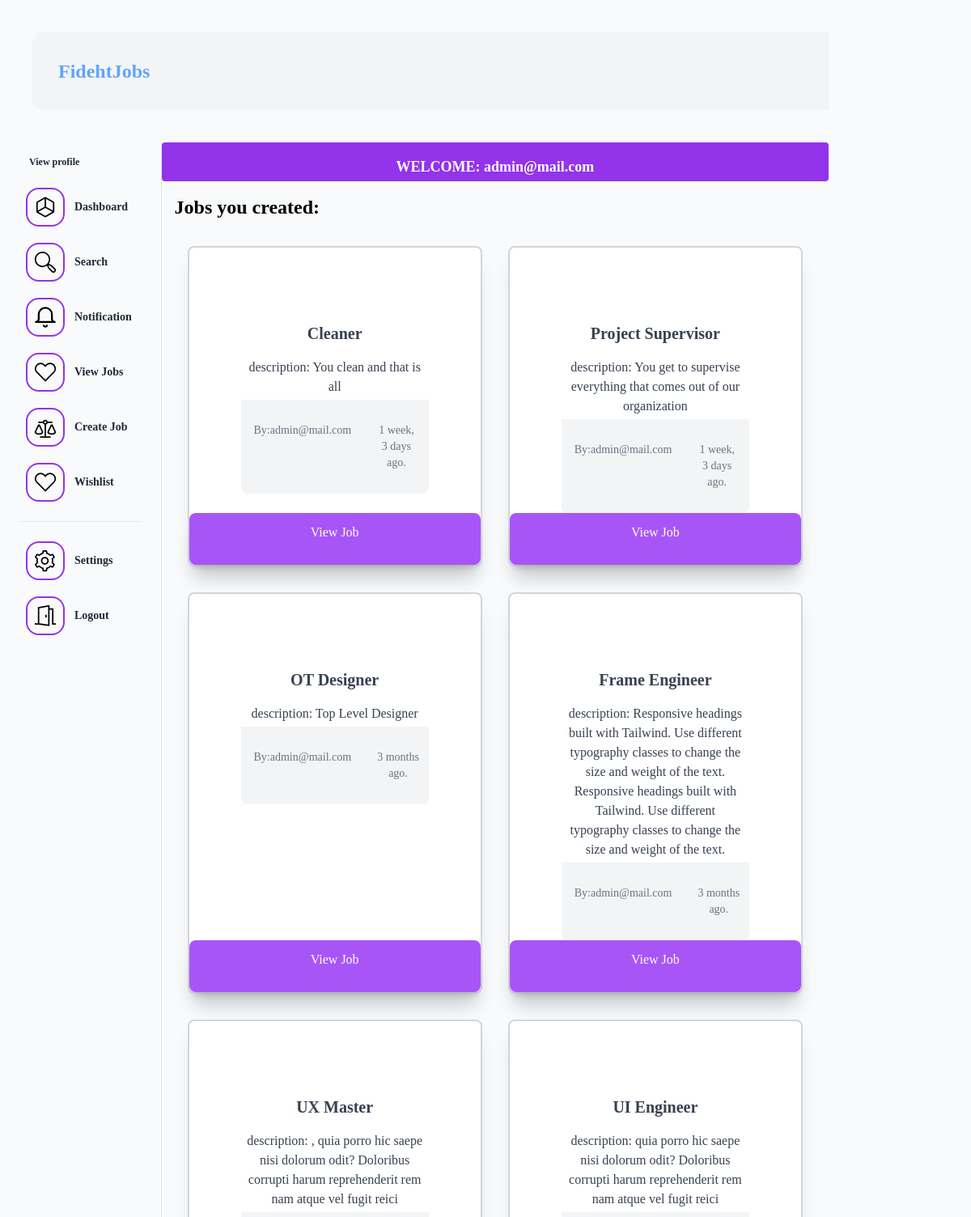
The page /user/dashboard/ (signed in) on the database its author committed.
### apps/users/models.py (models this page shows)
class CustomUser(AbstractUser):
    username = None
    email = models.EmailField(_('email address'), unique=True)
    USERNAME_FIELD = 'email'
    REQUIRED_FIELDS = []
    objects = CustomUserManager()
    def __str__(self):
        return self.email

### apps/job/models.py (models this page shows, shortened)
class Job(models.Model):
    title = models.CharField(max_length=223)
    description = models.TextField()
    detail = models.TextField(blank=True, null=True)
    duration = models.CharField(max_length=200,blank=True, null=True)
    payment_range = models.CharField(max_length=200,blank=True, null=True)
    remote = models.BooleanField(default=False,blank=True, null=True)
    experience = models.CharField(max_length=200,blank=True, null=True)
    created_by = models.ForeignKey(settings.AUTH_USER_MODEL, related_name='jobs',on_delete=models.CASCADE)
    created_on = models.DateTimeField(auto_now_add=True)
    change_at = models.DateTimeField(auto_now=True)

### apps/users/views.py (the view)
# urls.py: path('dashboard/',Dashboard.as_view(),name='dashboard'),
class Dashboard(View,LoginRequiredMixin):
    def get(self,request):
        user = request.user
        application = Application.objects.filter(created_by=user)
        your_jobs = Job.objects.filter(created_by=user).order_by('-created_on')
        applied_jobs = Job.objects.filter(application__created_by=user)
        context ={
            'your_jobs': your_jobs,
            'user':request.user.profile,
            'applied_jobs': applied_jobs
        }
        return render(request,'user/dashboard.html', context)

### apps/notification/context_processor.py (called while the page is built)
def get_notifications(request):
    if request.user.is_authenticated:
        read_notifications = request.user.notifications.filter(is_read=True)
        unread_notifications = request.user.notifications.filter(is_read=False)
        context ={
            'read_notifications': read_notifications,
            'unread_notifications': unread_notifications
        }
        return context
    else:
        context ={
            'read_notifications': [],
            'unread_notifications': []
        }
        return context

### apps/users/templates/user/dashboard.html (shortened to what this page needs)
{% extends 'base.html' %}
{% block content %}
<div class="flex h-screen container w-full">
    <div class="w-1/5 border-r border-lighter text-xl text-gray-800 font-semibold flex flex-col space-4 px-2 lg:px-6 py-2">
        <div class=" p-2 space-y-2">
            <div class="flex justify-start">
                <span class="flex items-center space-x-1">
                    <a href="{% url 'users:profile' request.user.email%}" class="text-xs ml-1 hover:underline text-coolGray-600">View profile</a>
                </span>
            </div>
        </div>
        <div class="divide-y divide-coolGray-300">
            <ul class="pt-2 pb-4 space-y-1 text-sm">
                <li hx-boost="true" class="bg-coolGray-100 text-coolGray-900">
                    <a href="{% url 'users:dashboard' %}" class="flex items-center p-2 space-x-3 rounded-md">
                        <span class="hidden md:block">Dashboard</span>
                    </a>
                </li>
                <li hx-boost="true">
                    <a href="{% url 'job:search' %}" class="flex items-center p-2 space-x-3 rounded-md">
                        <span class="hidden md:block">Search</span>
                    </a>
                </li>
                <li hx-boost="true">
                    <a href="{% url 'notification:notification' %}" class="flex items-center p-2 space-x-3 rounded-md">
                        <button>
                        </button>
                        <span class="hidden md:block">Notification</span>
                    </a>
                </li>
                {% if request.user.profile.is_employer %}
                <li hx-boost="true">
                    <a href="{% url 'job:job-list' %}" class="flex items-center p-2 space-x-3 rounded-md">
                        <span class="hidden md:block">View Jobs</span>
                    </a>
                </li>
                <li hx-boost="true">
                    <a href="{% url 'job:create-job' %}" class="flex items-center p-2 space-x-3 rounded-md">
                        <span class="hidden md:block">Create Job</span>
                    </a>
                </li>
                {% endif %}
                <li hx-boost="true">
                    <a href="" class="flex items-center p-2 space-x-3 rounded-md">
                        <span class="hidden md:block">Wishlist</span>
                    </a>
                </li>
            </ul>
            <ul class="pt-4 pb-2 space-y-1 text-sm">
                <li hx-boost="true">
                    <a href="#" class="flex items-center p-2 space-x-3 rounded-md">
                        <span class="hidden md:block">Settings</span>
                    </a>
                </li>
                <li hx-boost="true">
                    <a href="{% url 'core:logout' %}" class="flex items-center p-2 space-x-3 rounded-md">
                        <span class="hidden md:block">Logout</span>
                    </a>
                </li>
            </ul>
        </div>
    </div>
    <div class="w-5/6 h-full">
    <div>
        <h1 class="text-lg font-bold text-center bg-purple-600 w-full h-12 text-white rounded p-4">WELCOME: {{request.user.email}}</h1>
    </div>
    {% block body %}
        {% if request.user.profile.is_employer %}
            <h1 class="text-2xl m-4 font-bold text-left ">Jobs you created:</h1>
        {% else %}
            <h1 class="text-2xl m-4 font-bold text-left ">Jobs you Applied for:</h1>
        {% endif %}
        {% if request.user.profile.is_employer %}
        <div class="pb-1 text-center text-gray-700 bg-cover">
            <div class="my-8">
                <div class="max-w-xl px-4 mx-auto sm:px-6 lg:max-w-screen-xl lg:px-8">
                    <div class="lg:grid lg:grid-cols-2 gap-3 lg:gap-8 ">
                        {% for job in your_jobs %}
                            <div class="p-16 relative transition-all duration-150 border-2 border-gray-300 bg-white rounded-lg shadow-xl ease hover:shadow-2xl">
                                <h1 hx-boost="true" class="text-xl font-semibold  mt-4 p-3">
                                    <a href="{% url 'users:employer-detail' job.pk %}">{{ job.title }}</a>
                                </h1>
                                <div class="">
                                    <p class="text-normal p-1 font-light text-center ">description: {{job.description }}</p>
                                </div>
                                <footer class="rounded-b-lg bg-gray-100 text-sm text-gray-500 py-3 flex flex-shrink">
                                    <p class="m-3 p-1">By:{{job.created_by}}</p>
                                    <p class="m-3 p-1 ">{{job.created_on|timesince}} ago.</p>
                                </footer>
                                <div hx-boost="true" class="text-center">
                                    <a class="absolute inset-x-0 bottom-0 h-16 mt-4 p-3 bg-purple-500 text-white  hover:bg-purple-800 rounded-lg shadow-xl"href="{% url 'users:employer-detail' job.pk %}">View Job</a>
                                </div>
                            </div>
                        {% empty %}
                            <h2 class="text-purple-500 uppercase text-2xl text-center m-20"> YOU HAVE NOT CREATE ANY JOB</h2>
                        {% endfor %}
                    </div>
                </div>
            </div>
        </div>
        {% endif %}
    {% endblock body %}
    </div>
  </div>
{% endblock content %}

### rows shown on the page
CustomUser: user.email "admin@mail.com"
Job: title "Cleaner", description "You clean and that is all", created_by "admin@mail.com", created_on "1 week, 3 days"
Job: title "Project Supervisor", description "You get to supervise everything that comes out of our organization", created_by "admin@mail.com", created_on "1 week, 3 days"
Job: title "OT Designer", description "Top Level Designer", created_by "admin@mail.com", created_on "3 months"
Job: title "Frame Engineer", description "Responsive headings built with Tailwind. Use different typography classes to change the size and weight of the text. Responsive headings built with Tailwind. Use different typography classes to change the size and weight of the text.", created_by "admin@mail.com", created_on "3 months"
Job: title "UX Master", description ", quia porro hic saepe nisi dolorum odit? Doloribus corrupti harum reprehenderit rem nam atque vel fugit reici"
Job: title "UI Engineer", description "quia porro hic saepe nisi dolorum odit? Doloribus corrupti harum reprehenderit rem nam atque vel fugit reici"
